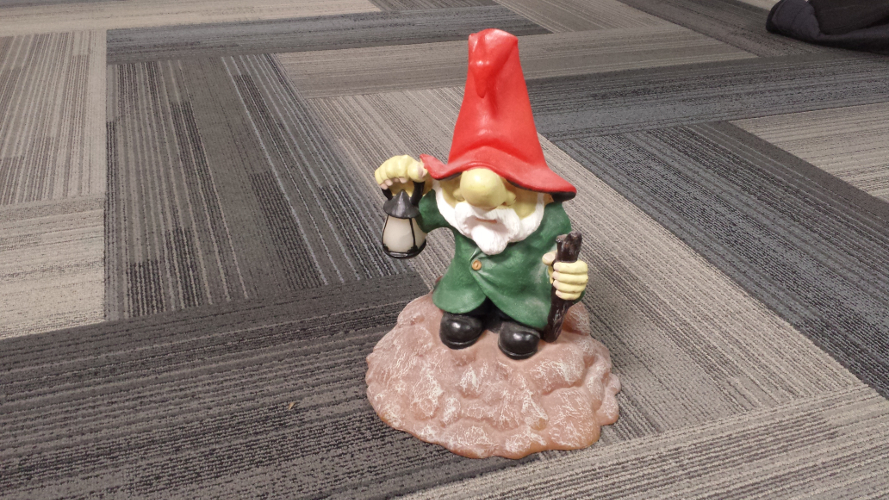
#> input picture knome_1.jpg, 889 x 500 px, found by its file name
$ python Epipole_test.py
#> lines starting #> are read from the running program, lines starting #| are printed output that depends on the picture
import numpy as np
import cv2
from matplotlib import pyplot as plt

#img1 = cv2.imread('box.png',0)  #queryimage # left image
#img2 = cv2.imread('box_in_scene.png',0) #trainimage # right image

img1 = cv2.imread('knome_1.JPG',0)          # queryImage
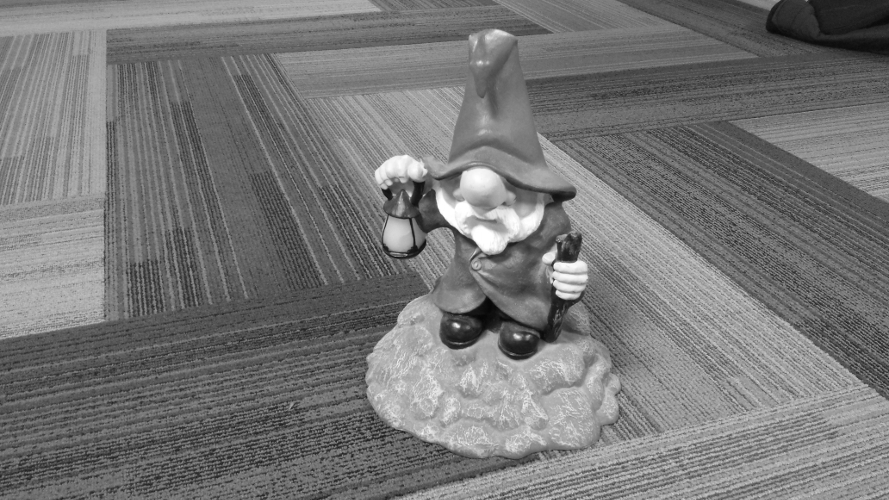
#> img1: shape (500, 889); min 5, max 255, mean 119
img2 = cv2.imread('knome_2.JPG',0) # trainImage
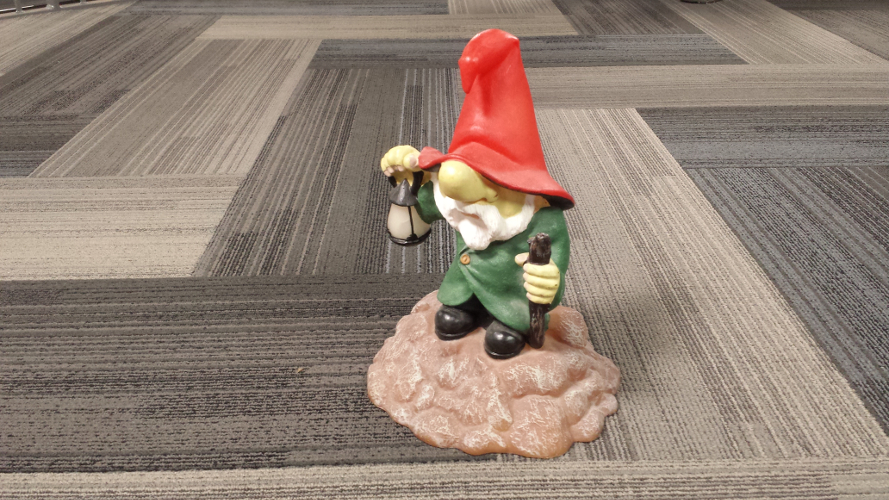
#> input picture knome_2.jpg, 889 x 500 px, found by its file name
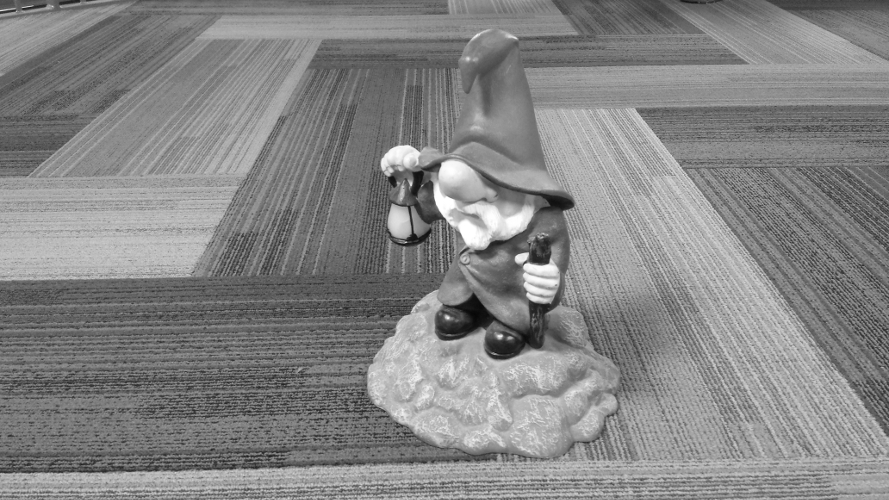
#> img2: shape (500, 889); min 6, max 255, mean 133.1


sift = cv2.ORB_create()

# find the keypoints and descriptors with SIFT
kp1, des1 = sift.detectAndCompute(img1,None)
#> kp1 = 500 keypoints; strongest (x, y, size): (560, 257, 64.3), (560, 256, 77.1), (558, 257, 53.6), (557, 263, 37.2)
kp2, des2 = sift.detectAndCompute(img2,None)
#> kp2 = 500 keypoints; strongest (x, y, size): (529, 259, 64.3), (528, 259, 44.6), (530, 259, 53.6), (525, 255, 64.3)

# FLANN parameters
FLANN_INDEX_KDTREE = 0
index_params = dict(algorithm = FLANN_INDEX_KDTREE, trees = 5)
search_params = dict(checks=50)

flann = cv2.FlannBasedMatcher(index_params,search_params)
#> (the run stopped early here; a loop or call above may not have finished)
